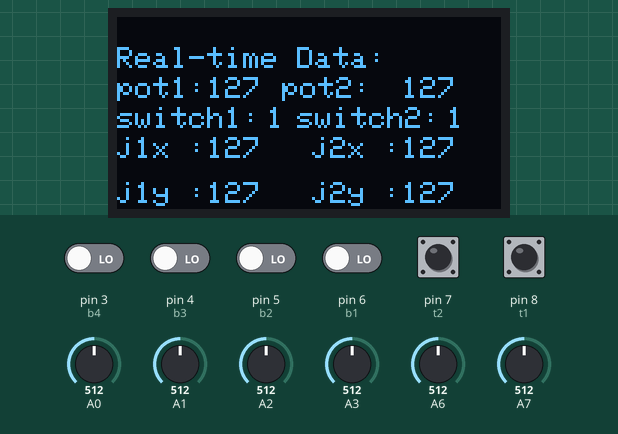
A sketch run on a simulated Arduino Nano, built with avr-gcc and run on an emulated ATmega328P. Shown: 128×64 one-colour display. The inputs (shaded band) are chosen by the test bench; at power-on: pin 7 (t2), pin 8 (t1) HIGH, pin 3 (b4), pin 4 (b3), pin 5 (b2), pin 6 (b1) LOW, A0 = 512, A1 = 512, A2 = 512, A3 = 512, A6 = 512, A7 = 512. No radio packets arrive unless stated.

Above: at 4.2 s.
4.3 s: A0 set to 531
At 5.5 s:
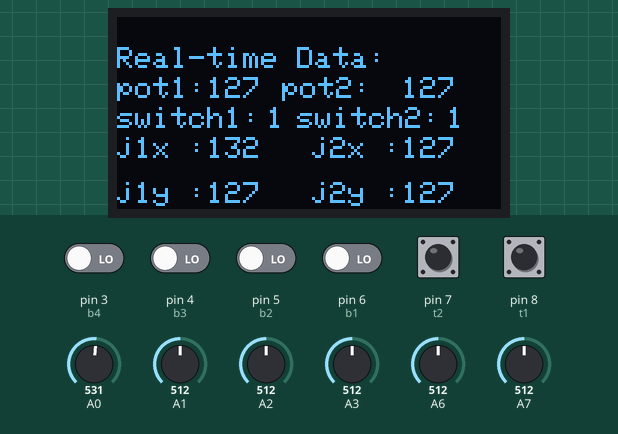
5.8 s: A1 set to 716
At 6.5 s:
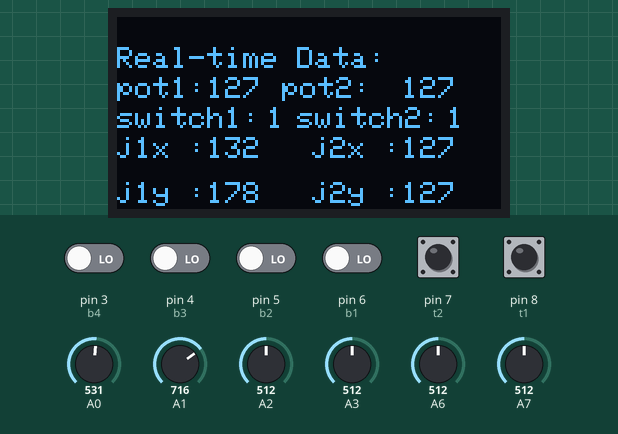
7.3 s: A2 set to 716
At 8.5 s:
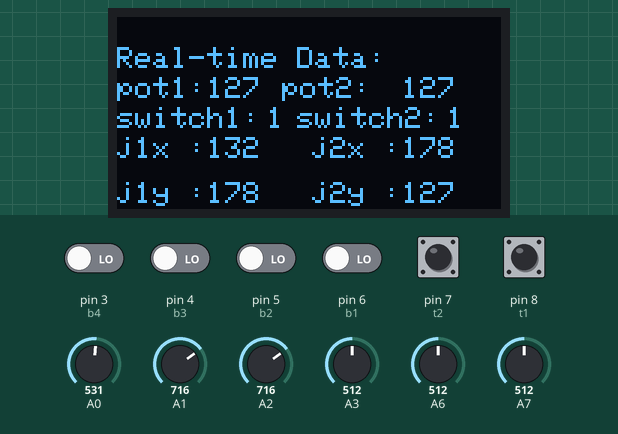
8.8 s: A3 set to 716
At 9.4 s:
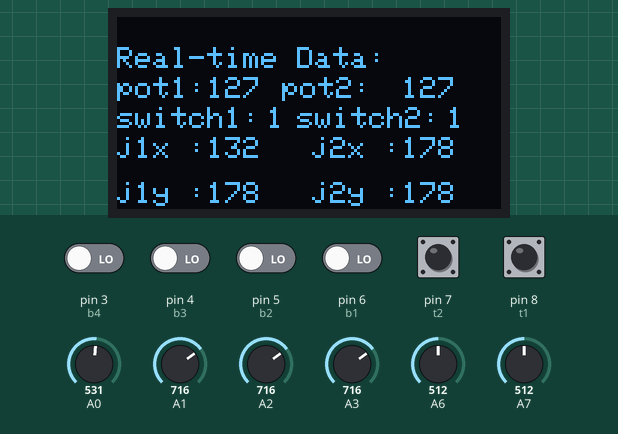
10.3 s: A6 set to 716
At 11.4 s:
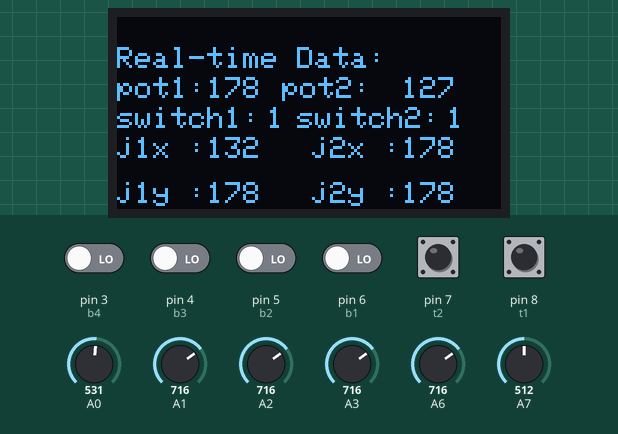
11.8 s: A7 set to 716
At 12.1 s:
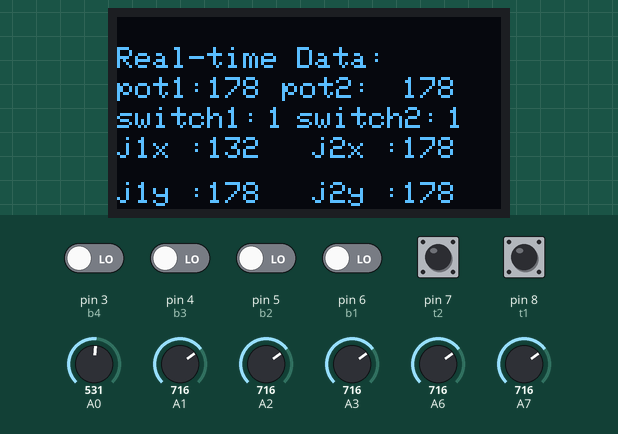
Timing chart, 0 to 14.3 s (numbered marks = the images above; inputs shaded):
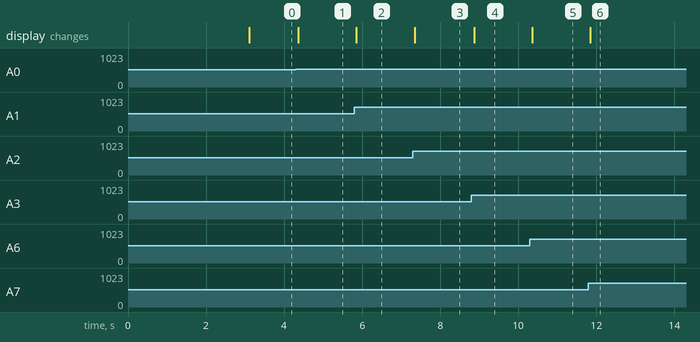

Measured:
- the behaviour switches between 513 and 514 on A0 (found by bisection; images 0 and 1)
- after the input at 4.3 s, the display: changes after 0.07 s (image 1)
- after the input at 5.8 s, the display: changes after 0.06 s (image 2)
- after the input at 7.3 s, the display: changes after 0.05 s (image 3)
- after the input at 8.8 s, the display: changes after 0.07 s (image 4)
- after the input at 10.3 s, the display: changes after 0.06 s (image 5)
- after the input at 11.8 s, the display: changes after 0.05 s (image 6)

The sketch:

ARDUINO_NEF24L01_LAUNCH.ino
```cpp
/*
        DIY Arduino based RC Transmitter
  Library: TMRh20/RF24, https://github.com/tmrh20/RF24/

            制作 Arduino RC 遥控器
               == 遥控器代码 ==
*/

#include <SPI.h>
#include <nRF24L01.h>
#include <RF24.h>
#include <Wire.h>
#include <Adafruit_GFX.h>
#include <Adafruit_SSD1306.h>

#define OLED_RESET 4
Adafruit_SSD1306 display(128, 64, &Wire, OLED_RESET);

// 定义数字输入
#define jB1 1 // Joystick button 1
#define jB2 0 // Joystick button 2
#define t1 8  // 切换开关 1
#define t2 7  // 切换开关 2
#define b1 6  // Button 1
#define b2 5  // Button 2
#define b3 4  // Button 3
#define b4 3  // Button 4

RF24 radio(10, 9);                              // nRF24L01 (CE, CSN)
const byte address[6] = "00001"; // Address

// 此结构的最大大小为 32 字节 - NRF24L01 缓冲区限制
struct Data_Package
{
  byte j1PotX;
  byte j1PotY;
  byte j1Button;
  byte j2PotX;
  byte j2PotY;
  byte j2Button;
  byte pot1; //电位器
  byte pot2;
  byte tSwitch1; //切换开关
  byte tSwitch2;
  byte button1;
  byte button2;
  byte button3;
  byte button4;
};

Data_Package data; //使用上述结构创建变量

void setup()
{
  Serial.begin(9600);

  // 定义无线电通信
  radio.begin();
  radio.openWritingPipe(address);   //00001
  radio.setAutoAck(false);
  radio.setDataRate(RF24_250KBPS);
  radio.setPALevel(RF24_PA_LOW);

  // 激活 Arduino 内部上拉电阻器
  pinMode(jB1, INPUT);
  pinMode(jB2, INPUT);
  pinMode(t1, INPUT_PULLUP);
  pinMode(t2, INPUT_PULLUP);
  pinMode(b1, INPUT);
  pinMode(b2, INPUT);
  pinMode(b3, INPUT);
  pinMode(b4, INPUT);

  //设置初始默认值
  data.j1PotX = 129; // 值从 0 到 255。当操纵杆处于静止位置时，值位于中间或 127。我们实际上将锅值映射从 0 到 1023 到 0 到 255，因为这是一个 BYTE 值
  data.j1PotY = 126;
  data.j2PotX = 126;
  data.j2PotY = 129;
  data.j1Button = 0;
  data.j2Button = 0;
  data.pot1 = 255;
  data.pot2 = 255;
  data.tSwitch1 = 0;
  data.tSwitch2 = 0;
  data.button1 = 0;
  data.button2 = 0;
  data.button3 = 0;
  data.button4 = 0;


  display.begin(SSD1306_SWITCHCAPVCC, 0x3C);
  display.setTextColor(WHITE); //开像素点发光
  display.clearDisplay();      //清屏

  display.setTextSize(2);
  display.setCursor(12, 5);
  display.println("RC Remote");
  display.setCursor(25, 25);
  display.println("Control");
  display.setTextSize(1);
  display.setCursor(0, 45);
  display.println("Switch Toggle Switch1");
  display.setCursor(25, 55);
  display.println("to manual mode");
  display.display();
  delay(3000);
}
void loop()
{
  display.clearDisplay();
  //读取所有模拟输入并将其映射到一个字节值
  data.j1PotX = map(analogRead(A0), 0, 1023, 0, 255);
  data.j1PotY = map(analogRead(A1), 0, 1023, 0, 255);
  data.j2PotX = map(analogRead(A2), 0, 1023, 0, 255);
  data.j2PotY = map(analogRead(A3), 0, 1023, 0, 255);
  data.pot1 = map(analogRead(A6), 0, 1023, 0, 255);
  data.pot2 = map(analogRead(A7), 0, 1023, 0, 255);
  // 读取所有数字输入
  data.j1Button = digitalRead(jB1);
  data.j2Button = digitalRead(jB2);
  data.tSwitch1 = digitalRead(t1);
  data.tSwitch2 = digitalRead(t2);
  data.button1 = digitalRead(b1);
  data.button2 = digitalRead(b2);
  data.button3 = digitalRead(b3);
  data.button4 = digitalRead(b4);
  // 将整个数据从结构发送到接收器

  radio.write(&data, sizeof(Data_Package));
  digitalWrite(2, HIGH);

  display.setCursor(0,10);display.print("Real-time Data:");

  display.setCursor(0,20);display.print("pot1:");
  display.setCursor(30,20);display.print(data.pot1);
  display.setCursor(55,20);display.print("pot2:");
  display.setCursor(95,20);display.print(data.pot2);

  display.setCursor(0,30);display.print("switch1:");
  display.setCursor(50,30);display.print(data.tSwitch1);
  display.setCursor(60,30);display.print("switch2:");
  display.setCursor(110,30);display.print(data.tSwitch2);

  display.setCursor(0,40);display.print("j1x :");
  display.setCursor(30,40);display.print(data.j1PotX);
  display.setCursor(65,40);display.print("j2x :");
  display.setCursor(95,40);display.print(data.j2PotX);

  display.setCursor(0,55);display.print("j1y :");
  display.setCursor(30,55);display.print(data.j1PotY);
  display.setCursor(65,55);display.print("j2y :");
  display.setCursor(95,55);display.print(data.j2PotY);
  display.display();
}
```
